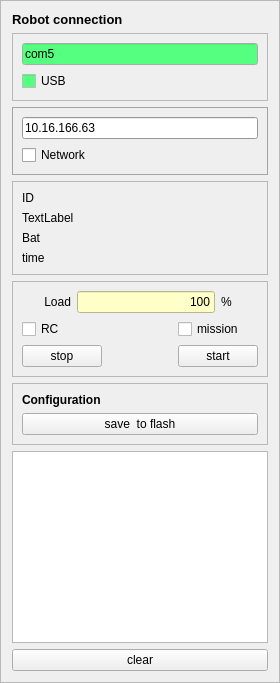
      <widget class="QFrame" name="frame_left">
       <property name="minimumSize">
        <size>
         <width>250</width>
         <height>0</height>
        </size>
       </property>
       <property name="maximumSize">
        <size>
         <width>350</width>
         <height>16777215</height>
        </size>
       </property>
       <property name="frameShape">
        <enum>QFrame::StyledPanel</enum>
       </property>
       <property name="frameShadow">
        <enum>QFrame::Raised</enum>
       </property>
       <layout class="QVBoxLayout" name="verticalLayout_17">
        <item>
         <widget class="QLabel" name="usb_port_label">
          <property name="font">
           <font>
            <pointsize>10</pointsize>
            <weight>75</weight>
            <bold>true</bold>
           </font>
          </property>
          <property name="text">
           <string notr="true">Robot connection</string>
          </property>
          <property name="buddy">
           <cstring>usb_device_name</cstring>
          </property>
         </widget>
        </item>
        <item>
         <widget class="QFrame" name="frame_usb_connect">
          <property name="enabled">
           <bool>true</bool>
          </property>
          <property name="palette">
           <palette>
            <active>
             <colorrole role="WindowText">
              <brush brushstyle="SolidPattern">
               <color alpha="255">
                <red>0</red>
                <green>0</green>
                <blue>0</blue>
               </color>
              </brush>
             </colorrole>
             <colorrole role="ButtonText">
              <brush brushstyle="SolidPattern">
               <color alpha="255">
                <red>0</red>
                <green>0</green>
                <blue>0</blue>
               </color>
              </brush>
             </colorrole>
             <colorrole role="Base">
              <brush brushstyle="SolidPattern">
               <color alpha="255">
                <red>85</red>
                <green>255</green>
                <blue>127</blue>
               </color>
              </brush>
             </colorrole>
             <colorrole role="Window">
              <brush brushstyle="SolidPattern">
               <color alpha="255">
                <red>170</red>
                <green>255</green>
                <blue>127</blue>
               </color>
              </brush>
             </colorrole>
             <colorrole role="AlternateBase">
              <brush brushstyle="SolidPattern">
               <color alpha="255">
                <red>85</red>
                <green>255</green>
                <blue>127</blue>
               </color>
              </brush>
             </colorrole>
            </active>
            <inactive>
             <colorrole role="WindowText">
              <brush brushstyle="SolidPattern">
               <color alpha="255">
                <red>0</red>
                <green>0</green>
                <blue>0</blue>
               </color>
              </brush>
             </colorrole>
             <colorrole role="ButtonText">
              <brush brushstyle="SolidPattern">
               <color alpha="255">
                <red>0</red>
                <green>0</green>
                <blue>0</blue>
               </color>
              </brush>
             </colorrole>
             <colorrole role="Base">
              <brush brushstyle="SolidPattern">
               <color alpha="255">
                <red>85</red>
                <green>255</green>
                <blue>127</blue>
               </color>
              </brush>
             </colorrole>
             <colorrole role="Window">
              <brush brushstyle="SolidPattern">
               <color alpha="255">
                <red>240</red>
                <green>240</green>
                <blue>240</blue>
               </color>
              </brush>
             </colorrole>
             <colorrole role="AlternateBase">
              <brush brushstyle="SolidPattern">
               <color alpha="255">
                <red>85</red>
                <green>255</green>
                <blue>127</blue>
               </color>
              </brush>
             </colorrole>
            </inactive>
            <disabled>
             <colorrole role="WindowText">
              <brush brushstyle="SolidPattern">
               <color alpha="255">
                <red>0</red>
                <green>0</green>
                <blue>0</blue>
               </color>
              </brush>
             </colorrole>
             <colorrole role="ButtonText">
              <brush brushstyle="SolidPattern">
               <color alpha="255">
                <red>0</red>
                <green>0</green>
                <blue>0</blue>
               </color>
              </brush>
             </colorrole>
             <colorrole role="Base">
              <brush brushstyle="SolidPattern">
               <color alpha="255">
                <red>170</red>
                <green>0</green>
                <blue>0</blue>
               </color>
              </brush>
             </colorrole>
             <colorrole role="Window">
              <brush brushstyle="SolidPattern">
               <color alpha="255">
                <red>255</red>
                <green>119</green>
                <blue>139</blue>
               </color>
              </brush>
             </colorrole>
             <colorrole role="AlternateBase">
              <brush brushstyle="SolidPattern">
               <color alpha="255">
                <red>85</red>
                <green>255</green>
                <blue>127</blue>
               </color>
              </brush>
             </colorrole>
            </disabled>
           </palette>
          </property>
          <property name="toolTip">
           <string notr="true">&lt;html&gt;&lt;head/&gt;&lt;body&gt;&lt;p&gt;&lt;span style=&quot; color:#00ff00;&quot;&gt;Green: OK, &lt;/span&gt;&lt;br/&gt;&lt;span style=&quot; color:#ffaa7f;&quot;&gt;Yellow/red: NO data from robot&lt;/span&gt;&lt;/p&gt;&lt;/body&gt;&lt;/html&gt;</string>
          </property>
          <property name="frameShape">
           <enum>QFrame::StyledPanel</enum>
          </property>
          <property name="frameShadow">
           <enum>QFrame::Plain</enum>
          </property>
          <layout class="QVBoxLayout" name="verticalLayout_15">
           <item>
            <widget class="QLineEdit" name="usb_device_name">
             <property name="toolTip">
              <string notr="true">&lt;html&gt;&lt;head/&gt;&lt;body&gt;&lt;p&gt;Name of device &lt;span style=&quot; font-style:italic;&quot;&gt;COMX &lt;/span&gt;on windows &lt;span style=&quot; font-style:italic;&quot;&gt;/dev/ttyACMX&lt;/span&gt; on linux&lt;/p&gt;&lt;/body&gt;&lt;/html&gt;</string>
             </property>
             <property name="text">
              <string extracomment="e.g. /dev/ttyACM0  or COM12">com5</string>
             </property>
            </widget>
           </item>
           <item>
            <widget class="QCheckBox" name="connect_usb">
             <property name="toolTip">
              <string>&lt;html&gt;&lt;head/&gt;&lt;body&gt;&lt;p&gt;When checked connection is attempted evert 2 seconds.&lt;/p&gt;&lt;/body&gt;&lt;/html&gt;</string>
             </property>
             <property name="text">
              <string>USB</string>
             </property>
            </widget>
           </item>
          </layout>
         </widget>
        </item>
        <item>
         <widget class="QFrame" name="frame_wifi_connect">
          <property name="enabled">
           <bool>true</bool>
          </property>
          <property name="palette">
           <palette>
            <active>
             <colorrole role="Window">
              <brush brushstyle="SolidPattern">
               <color alpha="255">
                <red>0</red>
                <green>255</green>
                <blue>0</blue>
               </color>
              </brush>
             </colorrole>
             <colorrole role="AlternateBase">
              <brush brushstyle="SolidPattern">
               <color alpha="255">
                <red>85</red>
                <green>255</green>
                <blue>127</blue>
               </color>
              </brush>
             </colorrole>
            </active>
            <inactive>
             <colorrole role="Window">
              <brush brushstyle="SolidPattern">
               <color alpha="255">
                <red>214</red>
                <green>210</green>
                <blue>208</blue>
               </color>
              </brush>
             </colorrole>
             <colorrole role="AlternateBase">
              <brush brushstyle="SolidPattern">
               <color alpha="255">
                <red>85</red>
                <green>255</green>
                <blue>127</blue>
               </color>
              </brush>
             </colorrole>
            </inactive>
            <disabled>
             <colorrole role="Window">
              <brush brushstyle="SolidPattern">
               <color alpha="255">
                <red>255</red>
                <green>0</green>
                <blue>0</blue>
               </color>
              </brush>
             </colorrole>
             <colorrole role="AlternateBase">
              <brush brushstyle="SolidPattern">
               <color alpha="255">
                <red>85</red>
                <green>255</green>
                <blue>127</blue>
               </color>
              </brush>
             </colorrole>
            </disabled>
           </palette>
          </property>
          <property name="toolTip">
           <string notr="true">&lt;html&gt;&lt;head/&gt;&lt;body&gt;&lt;p&gt;&lt;span style=&quot; color:#00ff00;&quot;&gt;Green: OK, &lt;/span&gt;&lt;br/&gt;&lt;span style=&quot; color:#ffaa7f;&quot;&gt;Yellow/red: NO data from robot&lt;/span&gt;&lt;/p&gt;&lt;/body&gt;&lt;/html&gt;</string>
          </property>
          <property name="frameShape">
           <enum>QFrame::StyledPanel</enum>
          </property>
          <property name="frameShadow">
           <enum>QFrame::Plain</enum>
          </property>
          <layout class="QVBoxLayout" name="verticalLayout_16">
           <item>
            <widget class="QLineEdit" name="wifi_host_name">
             <property name="toolTip">
              <string notr="true">&lt;html&gt;&lt;head/&gt;&lt;body&gt;&lt;p&gt;IP (or name ?) and optionally port number of robot (to be used at next connect)&lt;/p&gt;&lt;p&gt;e.g. connect to Vigga(37):&lt;br/&gt;&lt;span style=&quot; font-style:italic;&quot;&gt;10.16.166.37&lt;/span&gt;&lt;/p&gt;&lt;p&gt;at DTU on the device net IP is 10.16.166.XX, where XX is the robot number.&lt;/p&gt;&lt;p&gt;if using a RoboBot, then the robot name may be used (if on same local network), e.g.&lt;br/&gt;&lt;span style=&quot; font-style:italic;&quot;&gt;amanda.local (RoboBots do not connect to &amp;quot;device&amp;quot; network, and do not have an IP 10.16.166.xxx).&lt;/span&gt;&lt;/p&gt;&lt;p&gt;Default port is 24001 and is hard coded (in urobot.py)&lt;/p&gt;&lt;/body&gt;&lt;/html&gt;</string>
             </property>
             <property name="text">
              <string extracomment="e.g. /dev/ttyACM0  or COM12">10.16.166.63</string>
             </property>
            </widget>
           </item>
           <item>
            <widget class="QCheckBox" name="connect_wifi">
             <property name="toolTip">
              <string>&lt;html&gt;&lt;head/&gt;&lt;body&gt;&lt;p&gt;When checked network connection is attempted (once every 2 seconds).&lt;/p&gt;&lt;p&gt;If connected through a bridge (proxy), then '(brigde)' will be appended, this means that some new commands are available (try on-line help in debug pane).&lt;/p&gt;&lt;/body&gt;&lt;/html&gt;</string>
             </property>
             <property name="text">
              <string>Network</string>
             </property>
            </widget>
           </item>
          </layout>
         </widget>
        </item>
        <item>
         <widget class="QFrame" name="frame_state">
          <property name="enabled">
           <bool>true</bool>
          </property>
          <property name="palette">
           <palette>
            <active>
             <colorrole role="WindowText">
              <brush brushstyle="SolidPattern">
               <color alpha="255">
                <red>0</red>
                <green>0</green>
                <blue>0</blue>
               </color>
              </brush>
             </colorrole>
             <colorrole role="ButtonText">
              <brush brushstyle="SolidPattern">
               <color alpha="255">
                <red>0</red>
                <green>0</green>
                <blue>0</blue>
               </color>
              </brush>
             </colorrole>
             <colorrole role="Base">
              <brush brushstyle="SolidPattern">
               <color alpha="255">
                <red>85</red>
                <green>255</green>
                <blue>127</blue>
               </color>
              </brush>
             </colorrole>
             <colorrole role="Window">
              <brush brushstyle="SolidPattern">
               <color alpha="255">
                <red>170</red>
                <green>255</green>
                <blue>127</blue>
               </color>
              </brush>
             </colorrole>
             <colorrole role="AlternateBase">
              <brush brushstyle="SolidPattern">
               <color alpha="255">
                <red>85</red>
                <green>255</green>
                <blue>127</blue>
               </color>
              </brush>
             </colorrole>
            </active>
            <inactive>
             <colorrole role="WindowText">
              <brush brushstyle="SolidPattern">
               <color alpha="255">
                <red>0</red>
                <green>0</green>
                <blue>0</blue>
               </color>
              </brush>
             </colorrole>
             <colorrole role="ButtonText">
              <brush brushstyle="SolidPattern">
               <color alpha="255">
                <red>0</red>
                <green>0</green>
                <blue>0</blue>
               </color>
              </brush>
             </colorrole>
             <colorrole role="Base">
              <brush brushstyle="SolidPattern">
               <color alpha="255">
                <red>85</red>
                <green>255</green>
                <blue>127</blue>
               </color>
              </brush>
             </colorrole>
             <colorrole role="Window">
              <brush brushstyle="SolidPattern">
               <color alpha="255">
                <red>240</red>
                <green>240</green>
                <blue>240</blue>
               </color>
              </brush>
             </colorrole>
             <colorrole role="AlternateBase">
              <brush brushstyle="SolidPattern">
               <color alpha="255">
                <red>85</red>
                <green>255</green>
                <blue>127</blue>
               </color>
              </brush>
             </colorrole>
            </inactive>
            <disabled>
             <colorrole role="WindowText">
              <brush brushstyle="SolidPattern">
               <color alpha="255">
                <red>0</red>
                <green>0</green>
                <blue>0</blue>
               </color>
              </brush>
             </colorrole>
             <colorrole role="ButtonText">
              <brush brushstyle="SolidPattern">
               <color alpha="255">
                <red>0</red>
                <green>0</green>
                <blue>0</blue>
               </color>
              </brush>
             </colorrole>
             <colorrole role="Base">
              <brush brushstyle="SolidPattern">
               <color alpha="255">
                <red>170</red>
                <green>0</green>
                <blue>0</blue>
               </color>
              </brush>
             </colorrole>
             <colorrole role="Window">
              <brush brushstyle="SolidPattern">
               <color alpha="255">
                <red>255</red>
                <green>119</green>
                <blue>139</blue>
               </color>
              </brush>
             </colorrole>
             <colorrole role="AlternateBase">
              <brush brushstyle="SolidPattern">
               <color alpha="255">
                <red>85</red>
                <green>255</green>
                <blue>127</blue>
               </color>
              </brush>
             </colorrole>
            </disabled>
           </palette>
          </property>
          <property name="toolTip">
           <string notr="true">&lt;html&gt;&lt;head/&gt;&lt;body&gt;&lt;p&gt;&lt;span style=&quot; color:#00ff00;&quot;&gt;Green: Running, &lt;/span&gt;&lt;br/&gt;&lt;span style=&quot; color:#ffaa7f;&quot;&gt;Red: NO data from robot&lt;/span&gt;&lt;/p&gt;&lt;/body&gt;&lt;/html&gt;</string>
          </property>
          <property name="frameShape">
           <enum>QFrame::StyledPanel</enum>
          </property>
          <property name="frameShadow">
           <enum>QFrame::Plain</enum>
          </property>
          <layout class="QGridLayout" name="gridLayout_10">
           <item row="1" column="0" colspan="3">
            <widget class="QLabel" name="label_main_state">
             <property name="text">
              <string>TextLabel</string>
             </property>
            </widget>
           </item>
           <item row="4" column="0" colspan="3">
            <widget class="QLabel" name="label_main_time">
             <property name="text">
              <string>time</string>
             </property>
            </widget>
           </item>
           <item row="3" column="0" colspan="3">
            <widget class="QLabel" name="label_main_bat">
             <property name="text">
              <string>Bat</string>
             </property>
            </widget>
           </item>
           <item row="0" column="0" colspan="3">
            <widget class="QLabel" name="label_ID">
             <property name="text">
              <string>ID</string>
             </property>
            </widget>
           </item>
          </layout>
         </widget>
        </item>
        <item>
         <widget class="QFrame" name="frame_7">
          <property name="frameShape">
           <enum>QFrame::StyledPanel</enum>
          </property>
          <property name="frameShadow">
           <enum>QFrame::Sunken</enum>
          </property>
          <layout class="QGridLayout" name="gridLayout_7">
           <item row="2" column="4" colspan="2">
            <widget class="QPushButton" name="main_start">
             <property name="text">
              <string>start</string>
             </property>
            </widget>
           </item>
           <item row="2" column="0" colspan="3">
            <widget class="QPushButton" name="main_stop">
             <property name="text">
              <string>stop</string>
             </property>
            </widget>
           </item>
           <item row="2" column="3">
            <spacer name="horizontalSpacer_3">
             <property name="orientation">
              <enum>Qt::Horizontal</enum>
             </property>
             <property name="sizeHint" stdset="0">
              <size>
               <width>4</width>
               <height>20</height>
              </size>
             </property>
            </spacer>
           </item>
           <item row="0" column="5">
            <widget class="QLabel" name="label_42">
             <property name="text">
              <string>%</string>
             </property>
            </widget>
           </item>
           <item row="0" column="0" colspan="2">
            <widget class="QLabel" name="label_16">
             <property name="text">
              <string>Load</string>
             </property>
             <property name="alignment">
              <set>Qt::AlignRight|Qt::AlignTrailing|Qt::AlignVCenter</set>
             </property>
            </widget>
           </item>
           <item row="0" column="2" colspan="3">
            <widget class="QLineEdit" name="cpu_load">
             <property name="sizePolicy">
              <sizepolicy hsizetype="Expanding" vsizetype="Fixed">
               <horstretch>0</horstretch>
               <verstretch>0</verstretch>
              </sizepolicy>
             </property>
             <property name="toolTip">
              <string>&lt;html&gt;&lt;head/&gt;&lt;body&gt;&lt;p&gt;CPU load. &lt;/p&gt;&lt;p&gt;The rest of the time it listens to the USB connection. &lt;/p&gt;&lt;/body&gt;&lt;/html&gt;</string>
             </property>
             <property name="styleSheet">
              <string notr="true">background-color: rgb(255, 255, 200);</string>
             </property>
             <property name="text">
              <string>100</string>
             </property>
             <property name="alignment">
              <set>Qt::AlignRight|Qt::AlignTrailing|Qt::AlignVCenter</set>
             </property>
             <property name="readOnly">
              <bool>false</bool>
             </property>
            </widget>
           </item>
           <item row="1" column="4" colspan="2">
            <widget class="QCheckBox" name="main_mission_state">
             <property name="toolTip">
              <string>&lt;html&gt;&lt;head/&gt;&lt;body&gt;&lt;p&gt;Shows that a mission is active.&lt;/p&gt;&lt;p&gt;Number is&lt;/p&gt;&lt;p&gt;0: not active&lt;/p&gt;&lt;p&gt;1: waiting 1 second to start&lt;/p&gt;&lt;p&gt;2: running mission line&lt;/p&gt;&lt;p&gt;6,7: listening to button (more button presses)&lt;/p&gt;&lt;p&gt;8: stop mission&lt;/p&gt;&lt;/body&gt;&lt;/html&gt;</string>
             </property>
             <property name="text">
              <string>mission</string>
             </property>
             <property name="tristate">
              <bool>true</bool>
             </property>
            </widget>
           </item>
           <item row="1" column="0" colspan="3">
            <widget class="QCheckBox" name="main_remote_ctrl">
             <property name="toolTip">
              <string>&lt;html&gt;&lt;head/&gt;&lt;body&gt;&lt;p&gt;Remote control is active,&lt;/p&gt;&lt;p&gt;and mission paused.&lt;/p&gt;&lt;/body&gt;&lt;/html&gt;</string>
             </property>
             <property name="text">
              <string>RC</string>
             </property>
             <property name="tristate">
              <bool>true</bool>
             </property>
            </widget>
           </item>
          </layout>
         </widget>
        </item>
        <item>
         <widget class="QFrame" name="frame_14">
          <property name="frameShape">
           <enum>QFrame::StyledPanel</enum>
          </property>
          <property name="frameShadow">
           <enum>QFrame::Sunken</enum>
          </property>
          <layout class="QVBoxLayout" name="verticalLayout_2">
           <item>
            <widget class="QLabel" name="label_50">
             <property name="font">
              <font>
               <weight>75</weight>
               <bold>true</bold>
              </font>
             </property>
             <property name="text">
              <string>Configuration</string>
             </property>
            </widget>
           </item>
           <item>
            <widget class="QPushButton" name="config_robot_save">
             <property name="toolTip">
              <string notr="true">&lt;html&gt;&lt;head/&gt;&lt;body&gt;&lt;p&gt;Save (most) settings from robot RAM to robot flash.&lt;br/&gt;Flash settings are loaded after a REBOOT (power cycle).&lt;/p&gt;&lt;/body&gt;&lt;/html&gt;</string>
             </property>
             <property name="text">
              <string>save  to flash</string>
             </property>
            </widget>
           </item>
          </layout>
         </widget>
        </item>
        <item>
         <widget class="QPlainTextEdit" name="Main_status_log">
          <property name="toolTip">
           <string>&lt;html&gt;&lt;head/&gt;&lt;body&gt;&lt;p&gt;Same status as in the &amp;quot;debug&amp;quot; tab.&lt;/p&gt;&lt;/body&gt;&lt;/html&gt;</string>
          </property>
          <property name="horizontalScrollBarPolicy">
           <enum>Qt::ScrollBarAlwaysOff</enum>
          </property>
          <property name="lineWrapMode">
           <enum>QPlainTextEdit::NoWrap</enum>
          </property>
          <property name="tabStopWidth">
           <number>80</number>
          </property>
          <property name="cursorWidth">
           <number>2</number>
          </property>
         </widget>
        </item>
        <item>
         <widget class="QPushButton" name="pushButton_message_clear">
          <property name="text">
           <string>clear</string>
          </property>
         </widget>
        </item>
       </layout>
      </widget>
